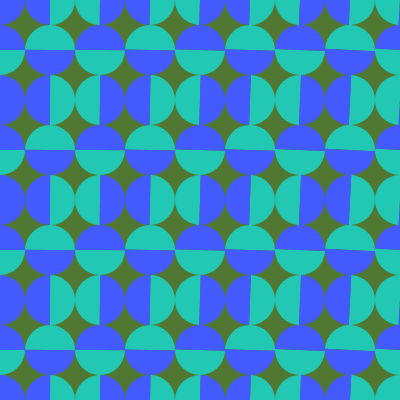
Frame 1 (no input)
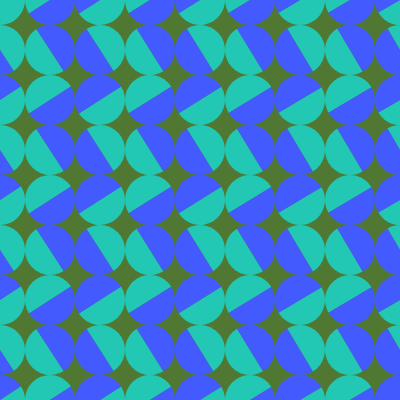
Frame 60 (no input)
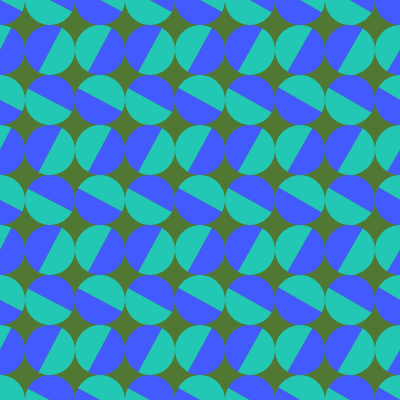
Frame 120 (the mouse pressed at the canvas centre since frame 60)

The p5.js sketch that drew these frames (run headless with seeded random() and noise() and a simulated clock; from frame 60 on, the mouse is pressed at the canvas centre):

// p5.js sketch
// ── sketch.js
let diameter = 50;
let xBegin = 0;
let yBegin = 0;
//let color1= [220,90,90];
let color1 = [35, 200, 180];
let color2 = [67, 90, 456];
let color3 = [90, 80, 116];
let color4 = [69, 90, 380];
let x = diameter;
let y = diameter;
let counter = 0;
let numberCircles = 10;
//let addX= 0;

function setup() {
  createCanvas(400, 400);
  noStroke();
}

function draw() {
  background(80,120,50);




  for (let i = 0; i < numberCircles; i++) {
   for(j=0; j<numberCircles; j++){
    let x=diameter * i;
    let y=diameter*j;
     
    if(i%2==0){
      rotationVal =PI;
      addX =diameter/2;
      
      thisColor =color4;
    }else{
      rotationVal = 0;
      addX = 10;
      thisColor = color3;
    }
     
     if(j%2==0){
       
       
       rotationVal=rotationVal + PI/2;
       thisColor = color1;
     }else{
       rotationVal = rotationVal-PI*2;
       thisColor = color1;
       
     }
  
     // x=x+addX;
     
    push()
    
    
    translate(x, y); 
    rotate(rotationVal+counter/100+PI);
    translate(-x, -y);

    fill(color1);
    arc(x, y, diameter, diameter, 0, PI);
    fill(color2);
    arc(x , y, diameter, diameter, PI, TWO_PI);
    pop();
    
    
  }
    //translate(x,y);
    //scale(1.55);
    //fill(color1);
    // arc(x,y,diameter,diameter,0,PI);
    //fill(color2);
    //arc(x,y,diameter,diameter,PI,TWO_PI);
 counter+=0.7
  
}
}
